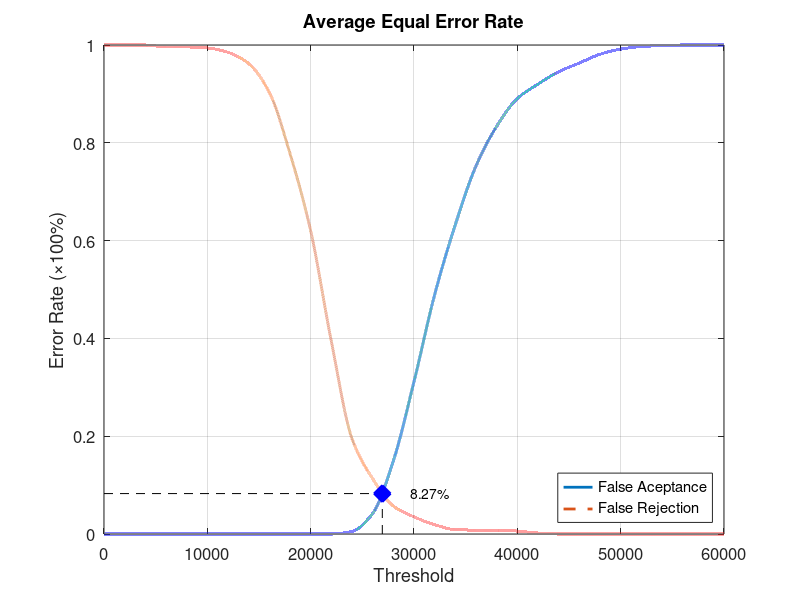
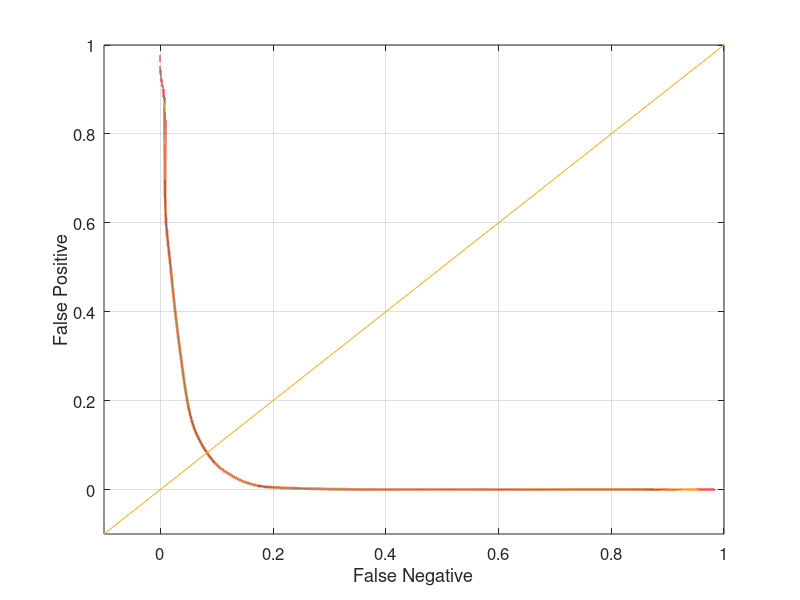

These charts were generated, in order, by the following MATLAB code:
function yEER = Database4Average
close all;
clear;
clc;
x = 0:2000:60000;
xq = 0:0.5:60000;

y0 = [0 0 0 0 0 0 0 0 0 0 0 0 0.00526316 0.0421053 0.149474 0.311579 0.489474 0.632632 0.752632 0.833684 0.890526 0.92 0.945263 0.963158 0.981053 0.991579 0.996842 0.998947 1 1 1];
yy0 = interp1(x, y0, xq, 'pchip');
y1 = [1 1 1 0.996 0.996 0.994 0.985 0.962 0.903 0.778 0.62 0.394 0.195 0.113 0.057 0.035 0.019 0.009 0.008 0.008 0.006 0.002 0 0 0 0 0 0 0 0 0];
yy1 = interp1(x, y1, xq, 'pchip');

% Calculating EER: 
y2 = abs(y0 - y1);
find(y2 == min(y2))
yy2 = abs(yy0 - yy1);
xEER = find(yy2 == min(yy2));
xEERIndex = xq(xEER) % X-axis EER
yEER = yy0(xEER) % Y-axis EER

main = figure
plot(xq, yy0,'-','LineWidth', 2);	hold on
plot(xq, yy1,'--','LineWidth', 2);	hold on
plot([xEERIndex xEERIndex], [0 yEER], 'k--');	hold on
plot([0 xEERIndex], [yEER yEER], 'k--');	hold on
plot(xEERIndex, yEER, 'bx', 'LineWidth', 10);	hold on
text(xEERIndex + 10 * xEERIndex / 100, yEER, [num2str(round((10000 * yEER)) / 100) '%'])
legend('False Aceptance', 'False Rejection', 'Location', 'SouthEast')
xlabel('Threshold')
ylabel('Error Rate (\times100%)')
title('Average Equal Error Rate')
set(gca, 'FontSize', 12)
axis([0 60000 0 1])
grid on

print(main, 'Database4AverageMain', '-dpng');
FNRxFPR = figure('Color', [1 1 1]);
plot(yy1, yy0, '-', yy1, yy0, 'LineWidth', 2);
hold on
y = -0.1:0.1:1
plot(y, y); 
set(gca, 'FontSize', 12)
xlabel('False Negative')
ylabel('False Positive')
axis([-0.1 1 -0.1 1])
set(gca, 'FontSize', 12)
grid on

print(FNRxFPR, 'Database4AverageFNRxFPR','-dpng');
end
